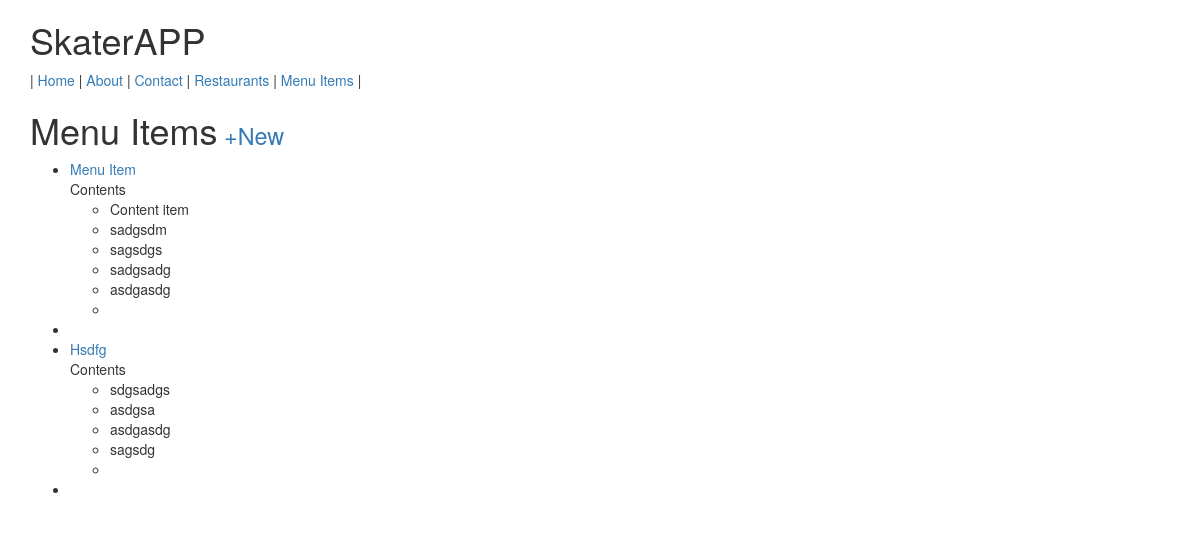
The page /items/ (signed in) on the database as committed earlier.
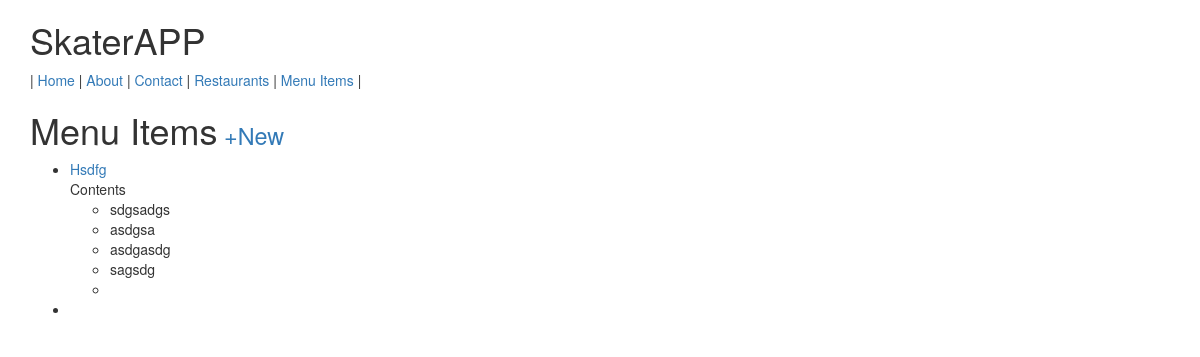
The same page on the database as committed later.
### menus/models.py (models this page shows, shortened)
class Item(models.Model):
    user            = models.ForeignKey(settings.AUTH_USER_MODEL)
    restaurant      = models.ForeignKey(RestaurantLocation)
    name            = models.CharField(max_length=120)
    contents        = models.TextField(blank=True, null=True, help_text='Separate each item by comma')
    excludes        = models.TextField(blank=True, null=True, help_text='Separated each item by comma')
    public          = models.BooleanField(default=True)
    timestamp       = models.DateTimeField(auto_now_add=True)
    updated         = models.DateTimeField(auto_now=True)
    def get_absolute_url(self):
        return reverse('menus:detail', kwargs={'pk':self.pk})
    class Meta:
        ordering = ['-updated', '-timestamp']
    def get_contents(self):
        return self.contents.split(",")

### menus/views.py (the view)
class ItemListView(ListView):
    def get_queryset(self):
        return Item.objects.filter(user=self.request.user)

### menus/templates/menus/item_list.html (shortened to what this page needs)
{% extends 'base.html' %}
{%  block content %}
    <h1>Menu Items<small><a href="{% url 'menus:create' %}"> +New</a> </small></h1>
    <ul>
        {% for obj in object_list %}
            <li><a href="{{ obj.get_absolute_url }}">{{ obj.name }}</a><br/>
                {% if obj.contents %}
                Contents
                <ul>
                    {% for item in obj.get_contents %}
                        <li>{{ item }}</li>
                    {% endfor %}
                </ul>
                {% endif %}
            </li>
            <li>
            {% empty %}
            <a href="{% url 'menus:create' %}"> Add Menu Item</a>
            </li>
        {% endfor %}
    </ul>
{% endblock content %}

Rows that differ between the two databases and show on the page:
removed Item: name "Menu Item", get_contents "Content item" "sadgsdm" "sagsdgs" "sadgsadg" "asdgasdg"
